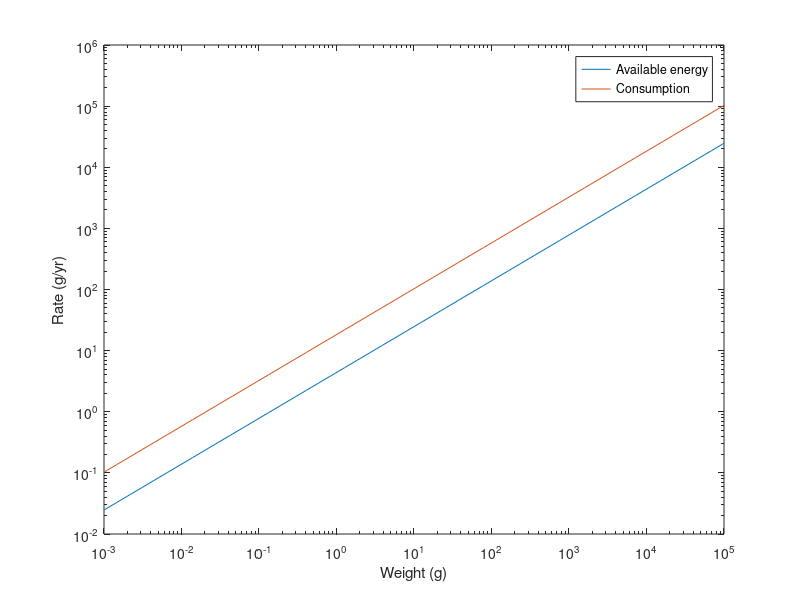

This figure's MATLAB source:
A = 4.39;
fc = 0.2;
f0 = 0.6;
epsassim = 0.6;
n = 3/4;
 
w = logspace(-3, 5);
 
AvailEnergy = A*w.^n;
Consumption = A / (epsassim*(f0-fc)) * w.^n;
 
 
loglog(w, AvailEnergy, w, Consumption)
xlabel('Weight (g)')
ylabel('Rate (g/yr)')
legend({'Available energy','Consumption'})
